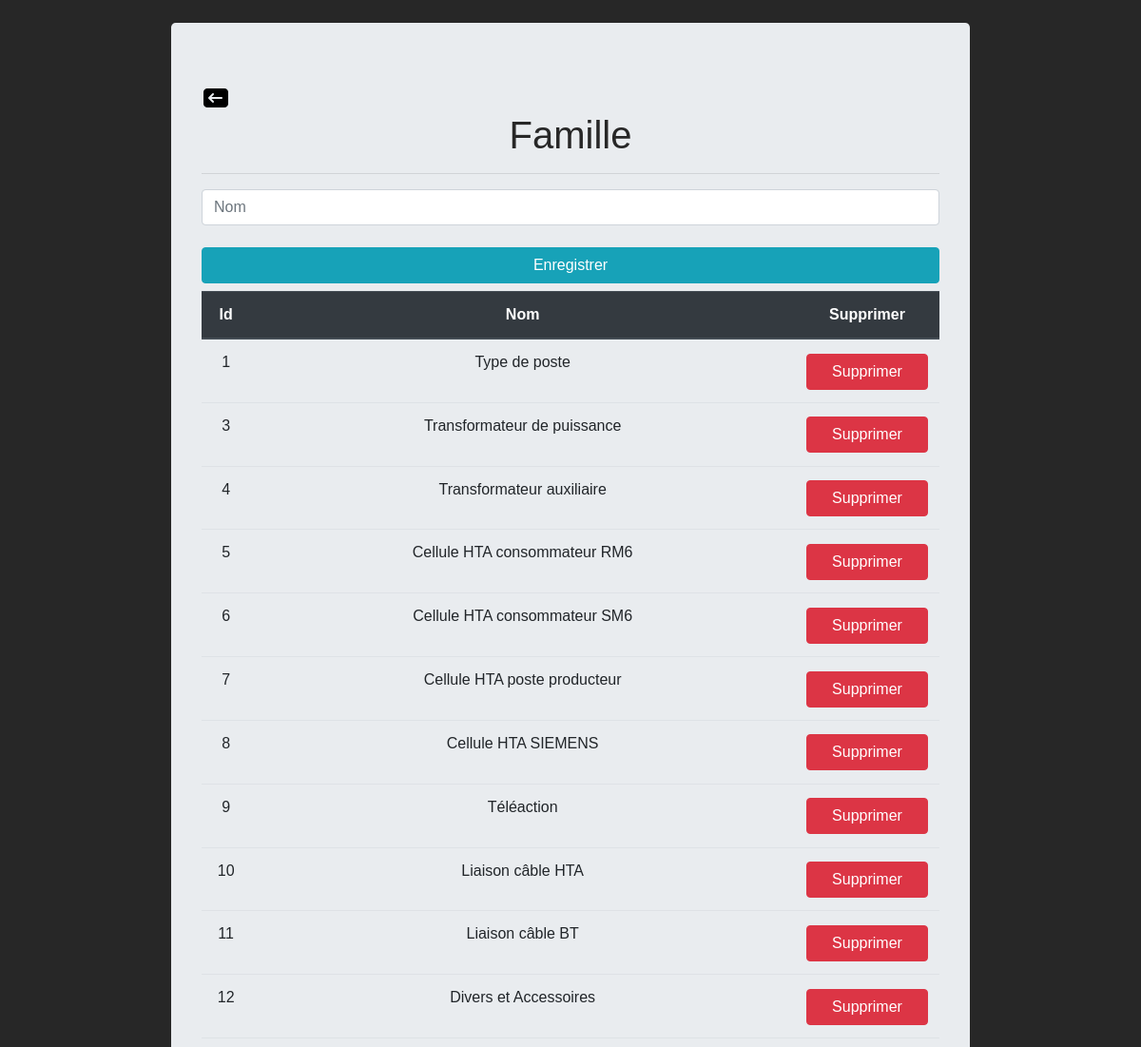
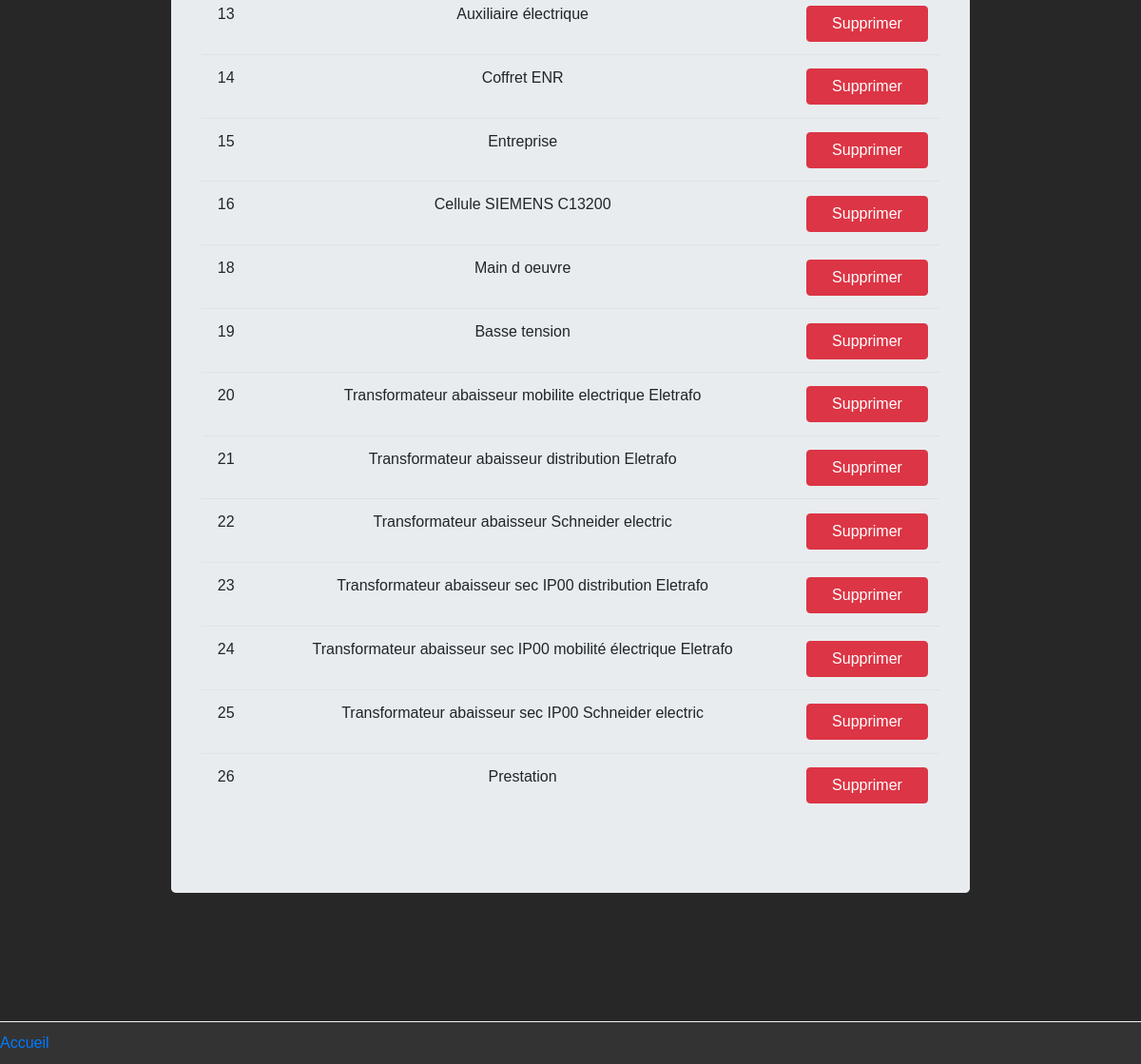
/page/bdd/famillebdd.php, run on the app's committed database (2 pictures, top to bottom).
### tables this page shows
CREATE TABLE `famille` (
  `id` int(11) NOT NULL,
  `nom` varchar(100) NOT NULL
);

### controller/RecupData.php (called while the page is built, shortened)
<?php
class RecupData
{
    public static function getAllFamilles()
    {
        $bdd = new PDO('mysql:host=localhost;dbname=chiffrage;','root','');
        return $bdd->query('SELECT * FROM famille')->fetchAll(PDO::FETCH_OBJ);
    }
}

### page/bdd/famillebdd.php (the view, shortened to what this page needs)
<?php
include_once('../../Controller/RecupData.php');
$lesFamilles = RecupData::getAllFamilles();
?>
<!DOCTYPE html>
<html lang="en">
    <head>
        <link rel="stylesheet" href="../../css/bootstrap.min.css">
        <link rel="stylesheet" href="../../css/style.css">
    </head>
    <body>
        <div class="jumbotron">
            <a href="modification.php"><img src="../../img/retour.png"/></a>
            <h1>
                Famille
            </h1>
            <hr>
            <form action="../../Controller/Post/bdd/Famillebddadd_post.php" method="post">
                <input type="text" class="form-control" name="nom" placeholder="Nom">
                <input type="submit" class="btn btn-info" value="Enregistrer">
            </form>
            <div style="overflow-x:auto;">
            <table class="table">
                <thead class="thead-dark">
                <tr>
                    <th scope="col">Id</th>
                    <th scope="col">Nom</th>
                    <th scope="col">Supprimer</th>
                </tr>
                </thead>
                <?php
                foreach($lesFamilles as $uneFamille)
                {
                    ?>
                    <form action="../../Controller/Post/bdd/Famillebdddel_post.php" method="post">
                    <tbody>
                        <tr>
                            <td><?php echo $uneFamille->id ?></td>
                            <td><?php echo $uneFamille->nom ?></td>
                            <td><input type="submit" class="btn btn-danger" value="Supprimer"></td>
                        </tr>
                    </tbody>
                    </form>
                    <?php
                    }
                ?>
            </table>
            </div>
        </div>
    </body>
    <div class="footer">
        <a href="../../index.php" style="float: left;">Accueil</a>
    </div>
</html>

### css/style.css (style rules this page uses)
body { margin: 0; margin-top: 2%; margin-bottom: 2%; background: #272727; color: #272727; font-family: Arial, Helvetica, sans-serif; }
h1 { text-align: center; }
.footer { position: fixed; bottom: 0; width:100%; background:#333; color: #f2f2f2; border-top: 1px solid #f2f2f2; padding-top: 10px; padding-bottom: 10px; text-align: center; }
.jumbotron { width: 70%; margin: auto; margin-bottom: 15%; }
.btn { width: 100%; margin-top: 2%; }
input { margin-top: 1%; margin-bottom: 1%; }
table { text-align: center; }

### data on the page
famille: id "1", nom "Type de poste"
famille: id "3", nom "Transformateur de puissance"
famille: id "4", nom "Transformateur auxiliaire"
famille: id "5", nom "Cellule HTA consommateur RM6"
famille: id "6", nom "Cellule HTA consommateur SM6"
famille: id "7", nom "Cellule HTA poste producteur"
famille: id "8", nom "Cellule HTA SIEMENS"
famille: id "9", nom "Téléaction"
famille: id "10", nom "Liaison câble HTA"
famille: id "11", nom "Liaison câble BT"
famille: id "12", nom "Divers et Accessoires"
famille: id "13", nom "Auxiliaire électrique"
famille: id "14", nom "Coffret ENR"
famille: id "15", nom "Entreprise"
famille: id "16", nom "Cellule SIEMENS C13200"
famille: id "18", nom "Main d oeuvre"
famille: id "19", nom "Basse tension"
famille: id "20", nom "Transformateur abaisseur mobilite electrique Eletrafo"
famille: id "21", nom "Transformateur abaisseur distribution Eletrafo"
famille: id "22", nom "Transformateur abaisseur Schneider electric"
famille: id "23", nom "Transformateur abaisseur sec IP00 distribution Eletrafo"
famille: id "24", nom "Transformateur abaisseur sec IP00 mobilité électrique Eletrafo"
famille: id "25", nom "Transformateur abaisseur sec IP00 Schneider electric"
famille: id "26", nom "Prestation"
